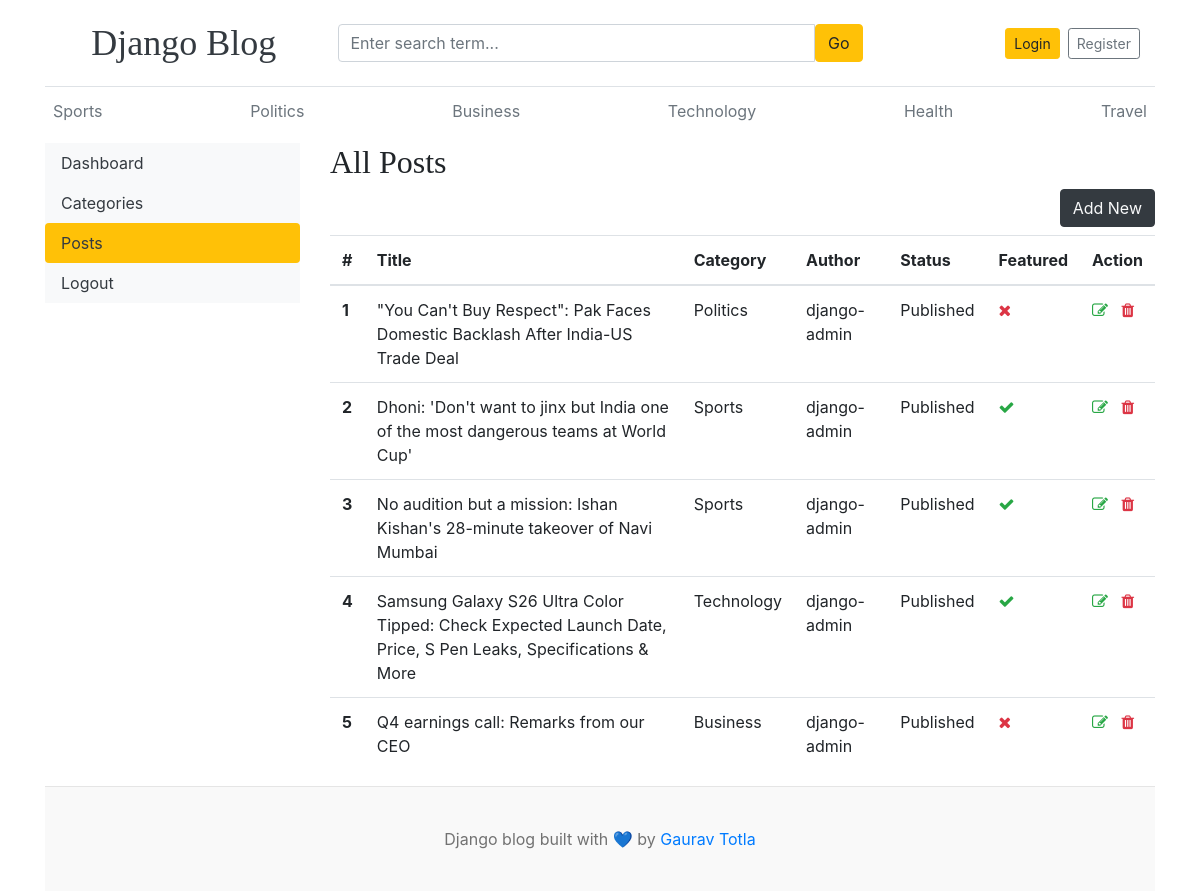
The app's page /dashboard/posts/ with its own data.
### blogs/models.py (models this page shows, shortened)
class Category(models.Model):
    category_name = models.CharField(max_length=50, unique=True)
    created_at = models.DateTimeField(auto_now_add=True)
    updated_at = models.DateTimeField(auto_now=True)
    class Meta:
        verbose_name_plural = 'categories'
    def __str__(self):
        return self.category_name

class Blog(models.Model):
    title = models.CharField(max_length=1000)
    slug = models.SlugField(max_length=150, unique=True, blank=True)
    category = models.ForeignKey(Category, on_delete=models.CASCADE)
    author = models.ForeignKey(User, on_delete=models.CASCADE)
    featured_image = models.ImageField(upload_to='uploads/%Y/%m/%d')
    short_description = models.TextField(max_length=500)
    blog_body = models.TextField(max_length=2000)
    status = models.CharField(max_length=20, choices=STATUS_CHOICES, default="Draft")
    is_featured = models.BooleanField(default=False)
    created_at = models.DateTimeField(auto_now_add=True)
    updated_at = models.DateTimeField(auto_now=True)

### dashboards/views.py (the view)
# urls.py: path('posts/',views.posts, name='posts'),
def posts(request):
    posts = Blog.objects.all()
    context = {
        'posts' : posts,
    }
    return render(request,'dashboard/posts.html',context)

### blogs/context_processors.py (called while the page is built)
def get_categories(request):
    categories = Category.objects.all()
    return dict(categories=categories)

def get_social_links(request):
    social_links = SocialLink.objects.all()
    return dict(social_links=social_links)

### templates/dashboard/posts.html (shortened to what this page needs)
{% extends "base.html" %}
{% block content %}
        <div class="row">
            {% include "dashboard/sidebar.html" %}
            <div class="col-md-9">
                <h2 style="bold">All Posts</h2>
                <a href="{% url "add_post" %}" class="btn btn-dark text-light float-right mb-2">Add New</a>
                <table class="table">
                        <thead>
                            <tr>
                            <th scope="col">#</th>
                            <th scope="col">Title</th>
                            <th scope="col">Category</th>
                            <th scope="col">Author</th>
                            <th scope="col">Status</th>
                            <th scope="col">Featured</th>
                            <th scope="col">Action</th>
                            </tr>
                        </thead>
                        <tbody>
                            {% for post in posts %}
                            <tr>
                            <th scope="row">{{ forloop.counter }}</th>
                            <td>{{ post.title }}</td>
                            <td>{{ post.category }}</td>
                            <td>{{ post.author }}</td>
                            <td>{{ post.status }}</td>
                            <td> {% if post.is_featured %}<i class="fa fa-check text-success" style="cursor: pointer;"></i>{% else %}<i class="fa fa-times text-danger" style="cursor: pointer;"></i>{% endif %}</td>
                            <td>
                                <a href="{% url "edit_post" post.id %}"><i class="fa fa-edit text-success" style="cursor: pointer;"></i><a>
                                <a href="{% url "delete_post" post.id %}"><i class="fa fa-trash text-danger" style="cursor: pointer;"></i></a>
                            </td>
                            </tr>
                            {% endfor %}
                        </tbody>
                </table>
            </div>
        </div>
{% endblock content %}

### templates/base.html (shortened to what this page needs)
{% load static %}
<!DOCTYPE html>
<html lang="en">
<head>
    <link href="https://getbootstrap.com/docs/4.0/dist/css/bootstrap.min.css" rel="stylesheet">
    <link href="{% static 'css/blog.css' %}" rel="stylesheet">
    <link rel="stylesheet" href="https://cdnjs.cloudflare.com/ajax/libs/font-awesome/4.7.0/css/font-awesome.min.css">
  </head>
<body>
    <div class="container">
      <header class="blog-header py-3 border-bottom">
        <div class="container">
          <div class="row align-items-center text-center text-md-start">
            <div class="col-12 col-md-3 mb-2 mb-md-0">
              <a class="blog-header-logo text-dark text-decoration-none fs-4" href="/">
                Django Blog
              </a>
            </div>
            <div class="col-12 col-md-6 mb-2 mb-md-0">
              <form action="{% url 'search' %}" method="GET">
                <div class="input-group">
                  <input
                    class="form-control"
                    type="text"
                    name="keyword"
                    value="{{ keyword }}"
                    placeholder="Enter search term..."
                  />
                  <button class="btn btn-warning" type="submit">Go</button>
                </div>
              </form>
            </div>
            <div class="col-12 col-md-3 d-flex justify-content-center justify-content-md-end gap-2">
              {% if not user.is_authenticated %}
                <a class="btn btn-sm btn-warning" href="{% url 'login' %}">Login</a>
                <a class="btn btn-sm btn-outline-secondary ml-2" href="{% url 'register' %}">Register</a>
              {% else %}
                <a class="btn btn-sm btn-warning" href="{% url 'dashboard' %}">Dashboard</a>
                <a class="btn btn-sm btn-outline-secondary ml-2" href="{% url 'logout' %}">Logout</a>
              {% endif %}
            </div>
          </div>
        </div>
      </header>
      <div class="nav-scroller py-1 mb-2">
        <nav class="nav d-flex justify-content-between">
          {% for cat in categories %}
          <a class="p-2 text-muted" href="{% url "posts_by_category" cat.id %}">{{ cat }}</a>
          {% endfor %}
        </nav>
      </div>
{% block content %}
{% endblock  %}
        <footer class="blog-footer">
    <p>Django blog built with &#128153; by <a href="#">Gaurav Totla</a></p>
    </footer>
</body>
</html>

### blog_main/static/css/blog.css (style rules this page uses)
.blog-header { border-bottom: 1px solid #e5e5e5; }
.blog-header-logo { font-family: "Playfair Display", Georgia, "Times New Roman", serif; font-size: 2.25rem; }
h1, h2, h3, h4, h5, h6 { font-family: "Playfair Display", Georgia, "Times New Roman", serif; }
.blog-footer { padding: 2.5rem 0; color: #727272; text-align: center; background-color: #f9f9f9; border-top: .05rem solid #e5e5e5; }
.blog-footer p:last-child { margin-bottom: 0; }

### records on screen
Category: category_name "Sports"
Category: category_name "Politics"
Category: category_name "Business"
Category: category_name "Technology"
Category: category_name "Health"
Category: category_name "Travel"
Blog: title "\"You Can't Buy Respect\": Pak Faces Domestic Backlash After India-US Trade Deal", category "Politics", author "django-admin", status "Published", is_featured False (drawn)
Blog: title "Dhoni: 'Don't want to jinx but India one of the most dangerous teams at World Cup'", category "Sports", author "django-admin", status "Published", is_featured True (drawn)
Blog: title "No audition but a mission: Ishan Kishan's 28-minute takeover of Navi Mumbai", category "Sports", author "django-admin", status "Published", is_featured True (drawn)
Blog: title "Samsung Galaxy S26 Ultra Color Tipped: Check Expected Launch Date, Price, S Pen Leaks, Specifications & More", category "Technology", author "django-admin", status "Published", is_featured True (drawn)
Blog: title "Q4 earnings call: Remarks from our CEO", category "Business", author "django-admin", status "Published", is_featured False (drawn)
